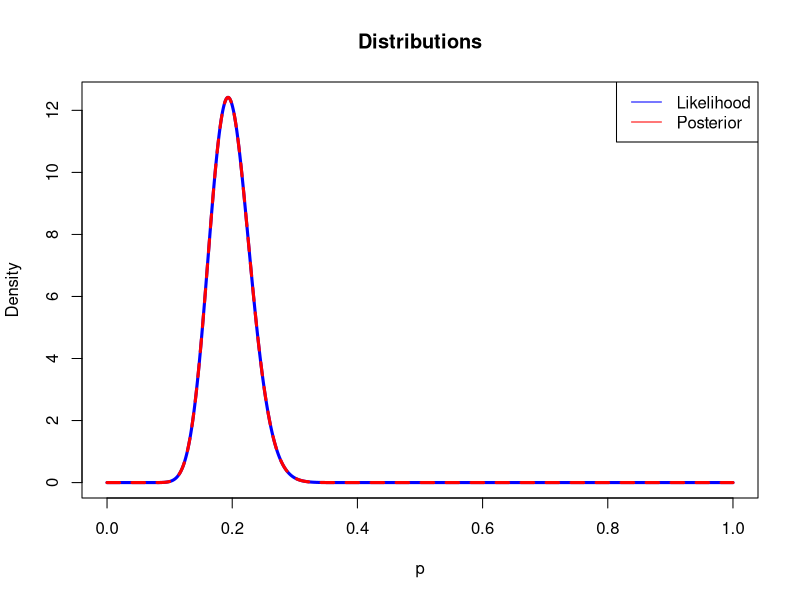
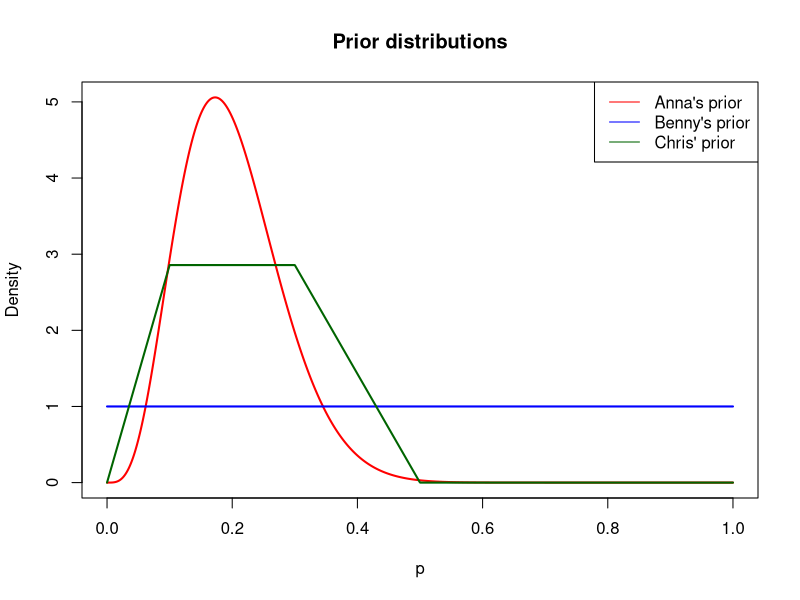
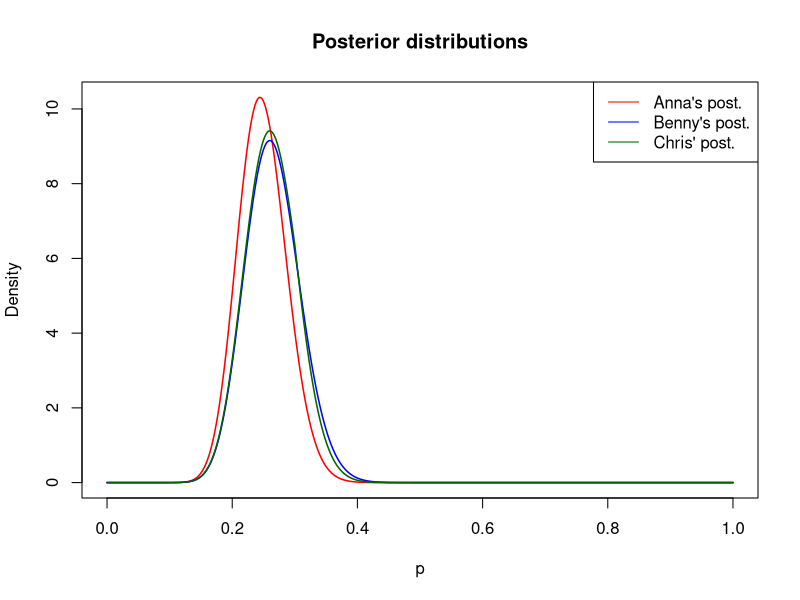
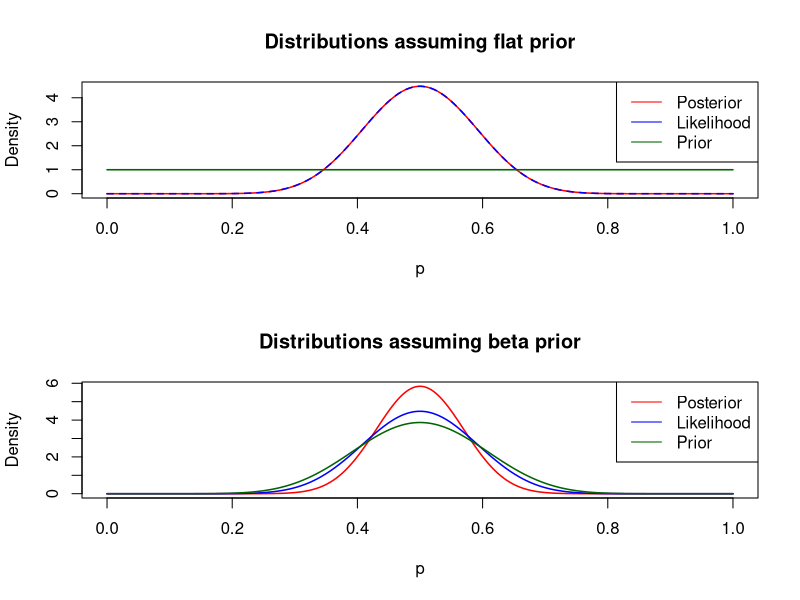
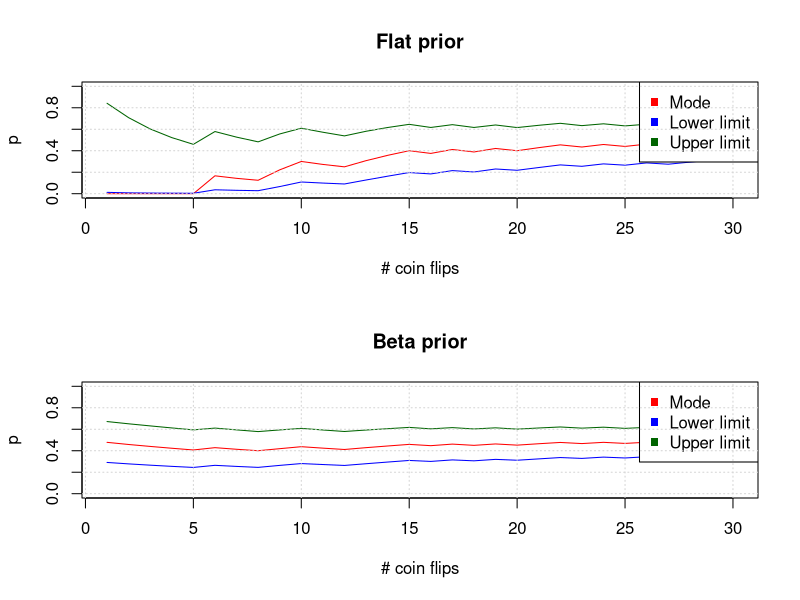

Here is the R script that generated these plots, in order:
## ---- chunk 1
knitr::opts_chunk$set(echo = TRUE)
## ---- chunk 2
## A ##  Assuming a binomial distribution as likelihood
likelihood <- function(p) { dbinom(29, size=150, prob=p) }
Ilike <- integrate(likelihood, 0, 1)$value
## B ##
prior <- function(p) { dunif(p, 0, 1) }
posterior <- function(p) { likelihood(p)*prior(p) }
Ipost <- integrate(posterior, 0, 1)$value
## C ##
p <- seq(0,1,length=2000)
plot(p,likelihood(p)/Ilike,type='l',col='blue',ylab='Density',lwd=3, main='Distributions')
lines(p, posterior(p)/Ipost, type='l', col='red', lty=2, lwd=3)
legend("topright",legend=c("Likelihood","Posterior"),col=c("blue", "red"),lty=1:1)
## ---- chunk 3
mean <- 0.2
var  <- 0.08**2
anna.alpha <- mean*( (mean*(1-mean))/var -1 )
anna.beta  <- (1-mean)*( (mean*(1-mean))/var -1 )
anna.prior <- function(p) { dbeta(p, anna.alpha, anna.beta) }
benny.prior <- function(p) { dunif(p, 0, 1) }
chris.prior <- function(p){ ifelse(p>=0 & p<0.1, 20*p, 
                             ifelse(p>=0.1 & p<0.3, 2, 
                                   ifelse(p>=0.3 & p<0.5, 5-10*p, 0))) }
p <- seq(0,1,length=2000)
plot(p, anna.prior(p)/integrate(anna.prior,0,1)$value, type='l', col='red', lwd=2,
     ylab='Density',main='Prior distributions')
lines(p, benny.prior(p)/integrate(benny.prior,0,1)$value, type='l', col='blue', lwd=2)
lines(p, chris.prior(p)/integrate(chris.prior,0,1)$value, type='l', col='darkgreen',lwd=2)
legend("topright",legend=c("Anna's prior","Benny's prior","Chris' prior"),
       col=c("red","blue","darkgreen"),lty=1:1)
## ---- chunk 4
likelihood <- function(p) { dbinom(26, 100, p) }

anna.post <- function(p) { likelihood(p)*anna.prior(p) }
benny.post <- function(p) { likelihood(p)*benny.prior(p) }
chris.post <- function(p) { likelihood(p)*chris.prior(p) }

Ipost.anna <- integrate(anna.post,0,1)$value
Ipost.benny <- integrate(benny.post,0,1)$value
Ipost.chris <- integrate(chris.post,0,1)$value

plot(p, anna.post(p)/Ipost.anna, type='l', col='red',ylab='Density',
     main='Posterior distributions', lwd=1.5)
lines(p, benny.post(p)/Ipost.benny, col='blue', lwd=1.5)
lines(p, chris.post(p)/Ipost.chris, col='darkgreen', lwd=1.5)
legend("topright",legend=c("Anna's post.","Benny's post.","Chris' post."),
       col=c("red","blue","darkgreen"),lty=1:1)
## ---- chunk 5
mode.anna <- p[which.max(anna.post(p))]
mode.benny <- p[which.max(benny.post(p))]
mode.chris <- p[which.max(chris.post(p))]

panna.post  <- Vectorize( function(p) { integrate(anna.post,0,p)$value/Ipost.anna } )
pbenny.post <- Vectorize( function(p) { integrate(benny.post,0,p)$value/Ipost.benny } )
pchris.post <- Vectorize( function(p) { integrate(chris.post,0,p)$value/Ipost.chris } )

low.anna <- p[max(which(panna.post(p)<=0.025))]
upp.anna <- p[min(which(panna.post(p)>=0.975))]

low.benny <- p[max(which(pbenny.post(p)<=0.025))]
upp.benny <- p[min(which(pbenny.post(p)>=0.975))]

low.chris <- p[max(which(pchris.post(p)<=0.025))]
upp.chris <- p[min(which(pchris.post(p)>=0.975))]
## ---- chunk 6
flips <- c('T', 'T', 'T', 'T', 'T', 'H', 'T', 'T', 'H', 'H', 'T', 'T', 'H', 'H', 'H',
           'T',  'H', 'T', 'H', 'T', 'H', 'H', 'T', 'H', 'T', 'H', 'T', 'H', 'H', 'H')
flat.prior <- function(p) { dunif(p, 0, 1) }

mean <- 0.5
var  <- 0.01
alpha <- mean*( (mean*(1-mean))/var -1 )
beta  <- (1-mean)*( (mean*(1-mean))/var -1 )
beta.prior <- function(p) { dbeta(p, alpha, beta) }

r <- length(flips[flips=='H'])
n <- length(flips)
likelihood <- function(p) { dbinom(r, n, p) }

flat.post <- function(p) { likelihood(p)*flat.prior(p) }
beta.post <- function(p) { likelihood(p)*beta.prior(p) }

Ilike <- integrate(likelihood,0,1)$value
Iflat <- integrate(flat.post,0,1)$value
Ibeta <- integrate(beta.post,0,1)$value

par(mfrow=c(2,1))
p <- seq(0,1,length=2000)
plot(p, flat.post(p)/Iflat, col='red', type='l',ylab='Density',
     main='Distributions assuming flat prior',lwd=1.5)
lines(p, likelihood(p)/Ilike, col='blue',lty=2,lwd=1.5)
lines(p, flat.prior(p), col='darkgreen',lwd=1.5)
legend("topright",legend=c("Posterior","Likelihood","Prior"),
       col=c("red","blue","darkgreen"),lty=1:1)

plot(p, beta.post(p)/Ibeta, col='red', type='l',ylab='Density',
     main='Distributions assuming beta prior',lwd=1.5)
lines(p, likelihood(p)/Ilike, col='blue',lwd=1.5)
lines(p, beta.prior(p), col='darkgreen',lwd=1.5)
legend("topright",legend=c("Posterior","Likelihood","Prior"),
       col=c("red","blue","darkgreen"),lty=1:1)
## ---- chunk 7
mode.flat <- p[which.max(flat.post(p))]
mode.beta <- p[which.max(beta.post(p))]

pflat.post <- Vectorize( function(p) { integrate(flat.post,0,p)$value/Iflat } )
low.flat <- p[max(which(pflat.post(p)<=0.025))]
upp.flat <- p[min(which(pflat.post(p)>=0.975))]

pbeta.post <- Vectorize( function(p) { integrate(beta.post,0,p)$value/Ibeta } )
low.beta <- p[max(which(pbeta.post(p)<=0.025))]
upp.beta <- p[min(which(pbeta.post(p)>=0.975))]
## ---- chunk 8
mode.flat <- c()
low.flat <- c()
upp.flat <- c()
mode.beta <- c()
low.beta <- c()
upp.beta <- c()
for (i in 1:30) {
    current_flips <- flips[1:i]
    r <- length(current_flips[current_flips=='H'])
    n <- length(current_flips)

    #a beta distribution with alpha = beta = 1 is equivalent to a uniform distribution.
    #the sequential analysis is obtained updating the parameters (shape1, shape2)
    flat.post <- function(p) { dbeta(p, 1+r, 1+n-r) }
    
    #a beta dist. is a conjugate prior for a binomial likelihood, so in this case the
    # posterior distribution is still a beta distribution but with updated parameters.
    beta.post <- function(p) { dbeta(p, alpha+r, beta+n-r) }
    Iflat <- integrate(flat.post,0,1)$value
    Ibeta <- integrate(beta.post,0,1)$value
    
    mode.flat[i] <- p[which.max(flat.post(p))]
    pflat.post <- Vectorize ( function(p) { integrate(flat.post,0,p)$value/Iflat } )
    low.flat[i] <- p[max(which(pflat.post(p)<=0.025))]
    upp.flat[i] <- p[min(which(pflat.post(p)>=0.975))]

    mode.beta[i] <- p[which.max(beta.post(p))]
    pbeta.post <- Vectorize ( function(p) { integrate(beta.post,0,p)$value/Ibeta } )
    low.beta[i] <- p[max(which(pbeta.post(p)<=0.025))]
    upp.beta[i] <- p[min(which(pbeta.post(p)>=0.975))]
}

plot(1:30, mode.flat, pch=15, col='red', ylim=c(0,1),xlab='# coin flips',
     ylab='p',main='Flat prior',type='l')
points(1:30, low.flat, pch=15, col='blue',type='l')
points(1:30, upp.flat, pch=15, col='darkgreen',type='l')
legend("topright",legend=c("Mode","Lower limit","Upper limit"),
       col=c("red","blue","darkgreen"),pch=15)
grid()

plot(1:30, mode.beta, pch=15, col='red', ylim=c(0,1),xlab='# coin flips',
     ylab='p',main='Beta prior',type='l')
points(1:30, low.beta, pch=15, col='blue',type='l')
points(1:30, upp.beta, pch=15, col='darkgreen',type='l')
legend("topright",legend=c("Mode","Lower limit","Upper limit"),
       col=c("red","blue","darkgreen"),pch=15)
grid()
